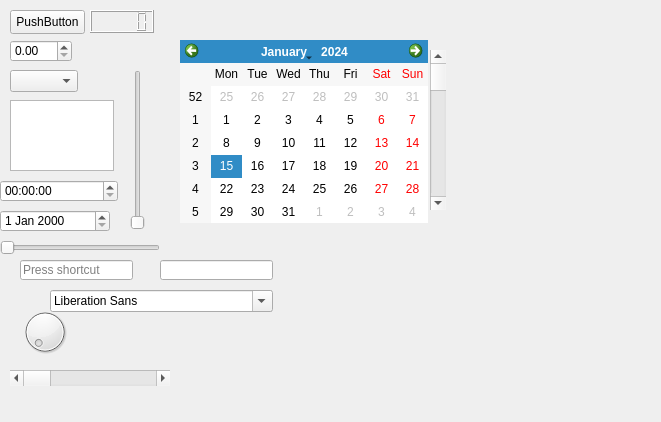
<?xml version="1.0" encoding="UTF-8"?>
<ui version="4.0">
 <class>demo07</class>
 <widget class="QWidget" name="demo07">
  <property name="windowModality">
   <enum>Qt::NonModal</enum>
  </property>
  <property name="geometry">
   <rect>
    <x>0</x>
    <y>0</y>
    <width>661</width>
    <height>422</height>
   </rect>
  </property>
  <property name="windowTitle">
   <string>Form</string>
  </property>
  <widget class="QPushButton" name="pushButton">
   <property name="geometry">
    <rect>
     <x>10</x>
     <y>10</y>
     <width>75</width>
     <height>24</height>
    </rect>
   </property>
   <property name="text">
    <string>PushButton</string>
   </property>
  </widget>
  <widget class="QDoubleSpinBox" name="doubleSpinBox">
   <property name="geometry">
    <rect>
     <x>10</x>
     <y>40</y>
     <width>62</width>
     <height>22</height>
    </rect>
   </property>
  </widget>
  <widget class="QComboBox" name="comboBox">
   <property name="geometry">
    <rect>
     <x>10</x>
     <y>70</y>
     <width>68</width>
     <height>22</height>
    </rect>
   </property>
  </widget>
  <widget class="QPlainTextEdit" name="plainTextEdit">
   <property name="geometry">
    <rect>
     <x>10</x>
     <y>100</y>
     <width>104</width>
     <height>71</height>
    </rect>
   </property>
  </widget>
  <widget class="QTimeEdit" name="timeEdit">
   <property name="geometry">
    <rect>
     <x>0</x>
     <y>180</y>
     <width>118</width>
     <height>22</height>
    </rect>
   </property>
  </widget>
  <widget class="QDateEdit" name="dateEdit">
   <property name="geometry">
    <rect>
     <x>0</x>
     <y>210</y>
     <width>110</width>
     <height>22</height>
    </rect>
   </property>
  </widget>
  <widget class="QSlider" name="horizontalSlider">
   <property name="geometry">
    <rect>
     <x>0</x>
     <y>240</y>
     <width>160</width>
     <height>16</height>
    </rect>
   </property>
   <property name="orientation">
    <enum>Qt::Horizontal</enum>
   </property>
  </widget>
  <widget class="QSlider" name="verticalSlider">
   <property name="geometry">
    <rect>
     <x>130</x>
     <y>70</y>
     <width>16</width>
     <height>160</height>
    </rect>
   </property>
   <property name="orientation">
    <enum>Qt::Vertical</enum>
   </property>
  </widget>
  <widget class="QLCDNumber" name="lcdNumber">
   <property name="geometry">
    <rect>
     <x>90</x>
     <y>10</y>
     <width>64</width>
     <height>23</height>
    </rect>
   </property>
  </widget>
  <widget class="QCalendarWidget" name="calendarWidget">
   <property name="geometry">
    <rect>
     <x>180</x>
     <y>40</y>
     <width>248</width>
     <height>183</height>
    </rect>
   </property>
  </widget>
  <widget class="QKeySequenceEdit" name="keySequenceEdit">
   <property name="geometry">
    <rect>
     <x>20</x>
     <y>260</y>
     <width>113</width>
     <height>20</height>
    </rect>
   </property>
  </widget>
  <widget class="QDial" name="dial">
   <property name="geometry">
    <rect>
     <x>20</x>
     <y>300</y>
     <width>50</width>
     <height>64</height>
    </rect>
   </property>
  </widget>
  <widget class="QLineEdit" name="lineEdit">
   <property name="geometry">
    <rect>
     <x>160</x>
     <y>260</y>
     <width>113</width>
     <height>20</height>
    </rect>
   </property>
  </widget>
  <widget class="QFontComboBox" name="fontComboBox">
   <property name="geometry">
    <rect>
     <x>50</x>
     <y>290</y>
     <width>223</width>
     <height>22</height>
    </rect>
   </property>
  </widget>
  <widget class="QScrollBar" name="horizontalScrollBar">
   <property name="geometry">
    <rect>
     <x>10</x>
     <y>370</y>
     <width>160</width>
     <height>16</height>
    </rect>
   </property>
   <property name="orientation">
    <enum>Qt::Horizontal</enum>
   </property>
  </widget>
  <widget class="QScrollBar" name="verticalScrollBar">
   <property name="geometry">
    <rect>
     <x>430</x>
     <y>50</y>
     <width>16</width>
     <height>160</height>
    </rect>
   </property>
   <property name="orientation">
    <enum>Qt::Vertical</enum>
   </property>
  </widget>
 </widget>
 <resources/>
 <connections>
  <connection>
   <sender>verticalSlider</sender>
   <signal>valueChanged(int)</signal>
   <receiver>doubleSpinBox</receiver>
   <slot>stepUp()</slot>
   <hints>
    <hint type="sourcelabel">
     <x>140</x>
     <y>111</y>
    </hint>
    <hint type="destinationlabel">
     <x>53</x>
     <y>49</y>
    </hint>
   </hints>
  </connection>
  <connection>
   <sender>dateEdit</sender>
   <signal>userDateChanged(QDate)</signal>
   <receiver>calendarWidget</receiver>
   <slot>setSelectedDate(QDate)</slot>
   <hints>
    <hint type="sourcelabel">
     <x>41</x>
     <y>228</y>
    </hint>
    <hint type="destinationlabel">
     <x>235</x>
     <y>192</y>
    </hint>
   </hints>
  </connection>
  <connection>
   <sender>dial</sender>
   <signal>valueChanged(int)</signal>
   <receiver>horizontalScrollBar</receiver>
   <slot>setValue(int)</slot>
   <hints>
    <hint type="sourcelabel">
     <x>61</x>
     <y>332</y>
    </hint>
    <hint type="destinationlabel">
     <x>144</x>
     <y>372</y>
    </hint>
   </hints>
  </connection>
 </connections>
</ui>
